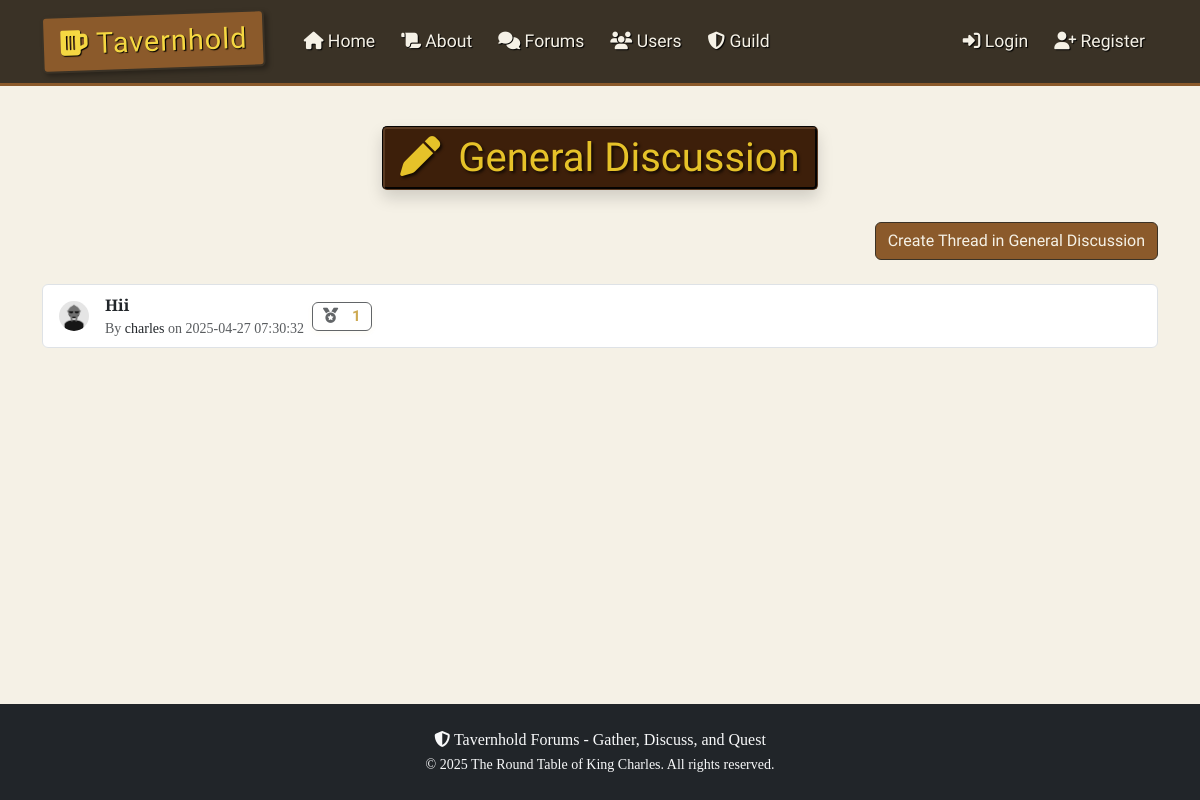
Page /forums/General Discussion on the committed database.
### thforums/models.py (models this page shows, shortened)
class Thread(db.Model):
    id = db.Column(db.Integer, primary_key=True)  # unique id for each thread
    title = db.Column(db.String(100), nullable=False)  # thread title
    date_posted = db.Column(db.DateTime, nullable=False, default=datetime.utcnow)  # timestamp of thread creation
    content = db.Column(db.Text, nullable=False)  # thread content
    user_id = db.Column(db.Integer, db.ForeignKey("user.id"), nullable=False)  # foreign key linking to the user who created the thread
    category = db.Column(db.String(50), nullable=False)  # category of the thread
    replies = db.relationship("Reply", backref="thread", lazy=True)  # relationship to replies in the thread
    edited = db.Column(db.Boolean, default=False)  # flag to indicate if the thread was edited
    last_edited = db.Column(db.DateTime)  # timestamp of the last edit
    commends = db.relationship("Commend", backref="thread", lazy=True, primaryjoin="Thread.id==Commend.thread_id")
    def commend_count(self):
        return len([c for c in self.commends if c.thread_id == self.id])

class User(db.Model, UserMixin):
    id = db.Column(db.Integer, primary_key=True)  # unique id for each user
    username = db.Column(db.String(20), unique=True, nullable=False)  # username must be unique
    email = db.Column(db.String(120), unique=True, nullable=False)  # email must be unique
    image_file = db.Column(db.String(20), nullable=False, default="default.png")  # profile picture
    password = db.Column(db.String(60), nullable=False)  # hashed password
    gender = db.Column(db.String(10), nullable=True)  # gender field
    birthdate = db.Column(db.Date, nullable=True)  # birthdate field
    bio = db.Column(db.Text, nullable=True)  # bio field
    threads = db.relationship("Thread", backref="author", lazy=True)  # relationship to threads created by the user
    replies = db.relationship("Reply", backref="author", lazy=True)  # relationship to replies made by the user
    exp = db.Column(db.Integer, nullable=False, default=0)  # exp for user, default 0
    level = db.Column(db.Integer, nullable=False, default=1)  # user level, default 1
    commends_received = db.relationship("Commend", backref="user_target", lazy=True, primaryjoin="User.id==Commend.user_id_target")

class Commend(db.Model):
    id = db.Column(db.Integer, primary_key=True)
    user_id = db.Column(db.Integer, db.ForeignKey("user.id"), nullable=False)
    thread_id = db.Column(db.Integer, db.ForeignKey("thread.id"), nullable=True)
    reply_id = db.Column(db.Integer, db.ForeignKey("reply.id"), nullable=True)
    user_id_target = db.Column(db.Integer, db.ForeignKey("user.id"), nullable=True)  # for user-to-user commend
    __table_args__ = (
        db.UniqueConstraint('user_id', 'thread_id', name='unique_user_thread_commend'),
        db.UniqueConstraint('user_id', 'reply_id', name='unique_user_reply_commend'),
        db.UniqueConstraint('user_id', 'user_id_target', name='unique_user_user_commend'),
    )

### thforums/routes.py (the view)
@app.route("/forums/<string:category>", methods=["GET"])
def category_threads(category):
    page = request.args.get("page", 1, type=int)  # get the current page number
    threads = Thread.query.filter_by(category=category).order_by(Thread.date_posted.desc()).paginate(page=page, per_page=10)
    return render_template("category.html", title=category, category=category, threads=threads)

### thforums/routes.py (called while the page is built)
@app.context_processor
def inject_random_users():
    random_users = sample(User.query.all(), min(3, User.query.count())) if User.query.count() > 0 else []
    sidebar_exp = None
    sidebar_level = None
    sidebar_exp_required = None
    if current_user.is_authenticated:
        sidebar_exp = current_user.exp
        sidebar_level = current_user.level
        sidebar_exp_required = current_user.required_exp_for_next_level()
    return {
        'random_users': random_users,
        'sidebar_exp': sidebar_exp,
        'sidebar_level': sidebar_level,
        'sidebar_exp_required': sidebar_exp_required
    }

### thforums/templates/category.html (shortened to what this page needs)
{% extends 'layout.html' %}
{% block content %}
<div class="text-center mb-4">
    <h1 class="tavern-sign-straight d-inline-block shadow">
		<i class="fas fa-pen me-2"></i> {{ category }}
    </h1>
</div>
<div class="text-end mb-4">
    <a href="{{ url_for('new_thread', category=category) }}" class="btn btn-medieval">Create Thread in {{ category }}</a>
</div>
<ul class="list-group">
    {% if threads.items %}
        {% for thread in threads.items %}
            <li class="list-group-item thread-list-item">
                <div class="d-flex align-items-center">
                    <img src="{{ url_for('static', filename='profile_pics/' + thread.author.image_file) }}"
                         alt="Profile Picture"
                         class="thread-pic me-3">
                    <div class="flex-grow-1">
                        <a href="{{ url_for('view_thread', thread_id=thread.id) }}"
                           class="text-decoration-none fw-bold text-dark">
                            {{ thread.title }}
                        </a>
                        <div class="text-muted small">
                            By <a href="{{ url_for('user_profile', username=thread.author.username) }}"
                                 class="text-decoration-none text-dark">
                                {{ thread.author.username }}
                            </a>
                            on {{ thread.date_posted.strftime('%Y-%m-%d %H:%M:%S') }}
                        </div>
                    </div>
                    <button
                        class="btn btn-commend-thread ms-2 {% if current_user.is_authenticated and thread.is_commended_by(current_user) %}commended{% endif %}"
                        data-thread-id="{{ thread.id }}"
                        style="font-size:0.95em; padding:2px 10px;"
                        {% if not current_user.is_authenticated %}disabled title="Log in to commend"{% endif %}>
                        <i class="fas fa-medal"></i>
                        <span class="commend-count">{{ thread.commend_count() }}</span>
                    </button>
                </div>
            </li>
        {% endfor %}
    {% else %}
        <p class="text-center text-muted">No threads available in this category.</p>
    {% endif %}
</ul>
{% endblock %}

### thforums/static/css/styles.css (style rules this page uses)
:root { --background-color: #f5f1e6; --background-image: url('https://i.pinimg.com/736x/b9/69/e1/b969e18f60defad33dd623985b8af591.jpg'); --background-repeat: no-repeat; --background-size: 100% 100%; --background-attachment: fixed; --font-family: 'Cinzel', serif; --text-color: #3a3226; --navbar-bg-color: #3a3226; --navbar-border-color: #8b5a2b; --navbar-text-color: #f5f1e6; --btn-bg-color: #8b5a2b; --btn-hover-bg-color: #6d4a2b; --btn-text-color: #f5f1e6; --card-bg-color: #f9f7f0; --card-border-color: #8b5a2b; --alert-bg-color: #f5e7c6; --alert-border-color: #d4b97a; --alert-text-color: #5c3a21; }
html { height: 100%; }
body { background-color: var(--background-color); background-image: var(--background-image); background-repeat: no-repeat; background-size:cover; background-attachment: fixed; font-family: var(--font-family); color: var(--text-color); display: flex; flex-direction: column; min-height: 100%; }
.tavern-sign-straight { display: inline-block; background-color: #3d1f0a; color: #e6c229; padding: 5px 15px; border-radius: 5px; border: 3px groove #5a3a22; box-shadow: 4px 4px 6px rgba(0, 0, 0, 0.3); font-family: 'MedievalSharp', cursive; text-align: center; text-shadow: 2px 2px 3px rgba(0, 0, 0, 0.7); }
.btn-medieval { background-color: var(--btn-bg-color); color: var(--btn-text-color); border: 1px solid var(--navbar-bg-color); font-family: 'MedievalSharp', cursive; }
.thread-list-item { transition: all 0.3s ease; }
.thread-pic { transition: all 0.3s ease; }
.btn-commend-thread, .btn-commend-reply { background-color: #e6d8a8; color: #8b5a2b; border: 1.5px solid #d4af37; font-family: 'MedievalSharp', cursive; transition: box-shadow 0.2s, background 0.2s, color 0.2s; box-shadow: 0 2px 6px rgba(212,175,55,0.08); }
.btn-commend-thread .fa-medal, .btn-commend-reply .fa-medal { margin-right: 4px; transition: color 0.2s, text-shadow 0.2s; }
.btn-commend-thread:disabled, .btn-commend-reply:disabled { opacity: 0.7; cursor: not-allowed; }
.btn-commend-thread .commend-count, .btn-commend-reply .commend-count { margin-left: 6px; font-weight: bold; color: #b8860b; }
.thread-pic { width: 30px; height: 30px; border-radius: 50%; margin-right: 10px; }
.thread-list-item { display: flex; align-items: center; margin-bottom: 10px; }

### rows in the picture
Thread: category "General Discussion", image_file (placeholder picture), title "Hii", author.username "charles", date_posted "2025-04-27 07:30:32", commend_count "1"
